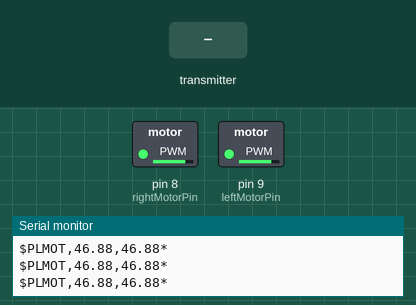
This sketch was run on a simulated Arduino Mega 2560, built with avr-gcc and run on an emulated ATmega2560. Shown: switched loads named in the sketch (green lamp = pin HIGH), the last lines printed to the serial monitor. The test bench sets the inputs (shaded band).

Above: at 1.2 s.
1.3 s: the transmitter starts sending readChannel.5 = 2000
At 2.5 s:
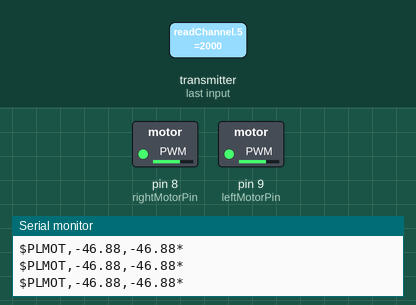
2.8 s: the transmitter starts sending readChannel.0 = 1000
At 3.9 s:
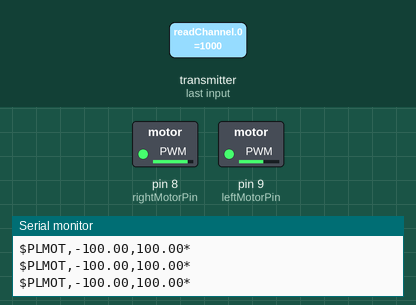
4.3 s: the transmitter starts sending readChannel.0 = 2000
At 5.0 s:
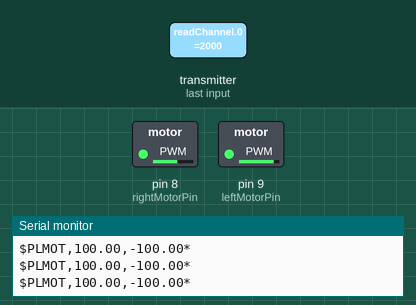
5.8 s: the transmitter starts sending readChannel.0 = 1500
At 6.1 s:
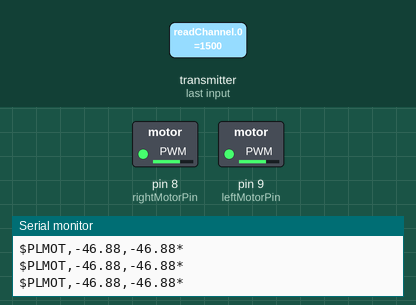
7.3 s: the transmitter starts sending readChannel.2 = 2000
At 8.5 s:
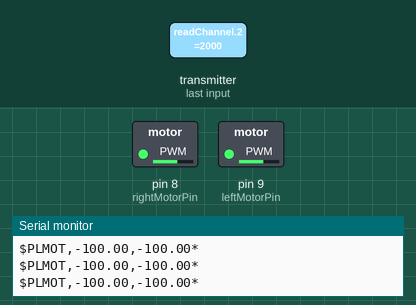
10.3 s: the transmitter starts sending readChannel.3 = 1000
At 10.7 s:
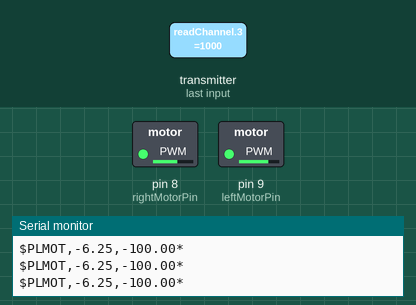
Timing chart, 0 to 13.3 s (numbered marks = the images above; inputs shaded):
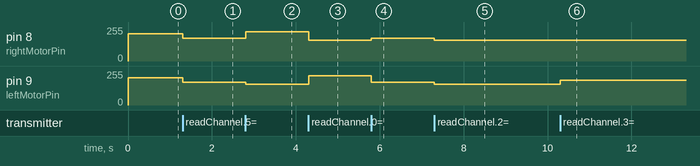

The sketch:

mini_frontseat.ino
```cpp
#include <IBusBM.h>

/*----------------------------------------------*/
//If true writes thrust commands to specified LED pins
//If false writes thrust commands to specified motor controller pins
bool TEST_MODE = false;
//If true sends data output to Serial port for use with Python real-time plotting scripts
bool DEBUG_MODE = false;
//Values to plot in Python, valid options are "euler","accelerometer","gyroscope","magnetometer"
char debug_type[] = "euler";

const int rightMotorPin = 8;
const int leftMotorPin = 9;

const int rightForwardLED = 10;
const int leftForwardLED = 11;
const int rightBackwardLED = 12;
const int leftBackwardLED = 13;

//Serial port assignments
IBusBM ibusRC; // object set up for the rc channel, requires IBusBM.h library
HardwareSerial& ibusRCSerial = Serial2;  //RC receiver
HardwareSerial& debug = Serial;   //comms with navigation RPi/MOOS-IvP

#define FILTER_UPDATE_RATE_HZ 50
#define PRINT_EVERY_N_UPDATES 5

uint32_t timestamp;
const byte numChars = 32;
char receivedChars[numChars];
char tempChars[numChars];
char nmeaHeader[numChars] = {0};
float thrustLeft = 0.0;
float thrustRight = 0.0;
int curLeft = 188.0;
int curRight = 188.0;
float leftSend = 0.0;
float rightSend = 0.0;
boolean newData = false;

const float THROTTLE_ZERO_THRESHOLD = 5;
int LIMIT = 32; //this is the PWM step limit, must be <= 65
//forward PWM values are 191-254 (63 steps), and then limited to 191 + LIMIT
//backward PWM values are 120-185 (65 steps), and then limited to 185 - LIMIT
const float STILL = 188;
const float MIN_THROTTLE = 1;
const float LEFT_FORWARD_MIN = STILL + MIN_THROTTLE;
const float LEFT_BACKWARD_MIN = STILL - MIN_THROTTLE;
const float RIGHT_FORWARD_MIN = LEFT_FORWARD_MIN;
const float RIGHT_BACKWARD_MIN = LEFT_BACKWARD_MIN;
const float LEFT_FORWARD_MAX = LEFT_FORWARD_MIN + LIMIT;
const float LEFT_BACKWARD_MAX = LEFT_BACKWARD_MIN - LIMIT;
const float RIGHT_FORWARD_MAX = RIGHT_FORWARD_MIN + LIMIT;
const float RIGHT_BACKWARD_MAX = LEFT_BACKWARD_MIN - LIMIT;
const float TURN_SPEED = 10;

//RC variables
int rotateCH = 0;
int rotateVal = 0;

int throttleCH = 2;
int throttleVal = 0;

int turnCH = 3;
int turnVal = 0;

int manualCH = 4;
bool MANUAL;

int drivemodeCH = 5;
bool BACKWARD;

int turnMax = 30;
int turnLeft;
int turnRight;
int throttleMap;

/*
 * setup
 * Description: Setup function that runs on the boot of the arduino board
 * Function initializes serial communication, motor pins, and serial reciever for rc controller
 * Pin Setup:
 *  Right Motor: 8
 *  Left Motor: 9
 * Input: Void
 * Output: Void
 */
void setup(void)
{
  /*------Setup for RC control--------*/
  ibusRC.begin(ibusRCSerial);

  /*------Setup motor pins--------*/
  if (!TEST_MODE) {
    pinMode(rightMotorPin, OUTPUT);
    pinMode(leftMotorPin, OUTPUT);
    analogWrite(rightMotorPin, STILL);
    analogWrite(leftMotorPin, STILL);
  }

  /*------Setup test LED pins--------*/
  if (TEST_MODE) {
    pinMode(rightForwardLED, OUTPUT);
    pinMode(leftForwardLED, OUTPUT);
    pinMode(rightBackwardLED, OUTPUT);
    pinMode(leftBackwardLED, OUTPUT);
    digitalWrite(rightForwardLED, LOW);
    digitalWrite(leftForwardLED, LOW);
    digitalWrite(rightBackwardLED, LOW);
    digitalWrite(leftBackwardLED, LOW);
  }

  /*------Setup for front seat comms--------*/
  debug.begin(115200);
  while (!debug) {
    delay(1);
  }

}

// NMEA strings for formatting messages to send over serial
const String PREFIX    = "PL";   // Device prefix: PL = PEARL
const String ID_MOTOR  = "MOT";  // Sentence ID for notifying MOOS-IvP of current motor commands

/*
 * loop:
 * Description: Active loop function for arduino, continuously runs after setup function.
 * Loop function ingests RC inputs, then sets the pin values to set values to the motors
 * Lastly, the loop prints every N updates to the serial output which can be used for debugging.
 * Inputs: void
 * Outputs: void
 */
void loop(void)
{
  static uint8_t counter = 0;


  /*--------Handle manual control inputs from RC--------*/
  handleRC();
  /*--------Convert back to thrust percentage for report to MOOS-IvP--------*/
  reportThrust();     // if TEST_MODE is true then also commands LED brightness


  // only send data to serial port once in a while
  if (counter++ <= PRINT_EVERY_N_UPDATES) {
    return;
  }
  // reset the counter
  counter = 0;

  /*--------Generate NMEA strings for MOOS-IvP--------*/

  //Last motor commands NMEA string
  String PAYLOAD_MOTOR = String(leftSend) + "," + String(rightSend);
  String NMEA_MOTOR = generateNMEAString(PAYLOAD_MOTOR, PREFIX, ID_MOTOR);

  debug.println(NMEA_MOTOR);
}

/*
 * generateNMEAString:
 * Description: Simple function to generate string with prefix, id, and payload in accordance to NMEA standards
 * Inputs:
 *  @tparam payload : the relevant data
 *  @tparam prefix : the relevant nmea String prefix, can be set in gloabal
 *  @tparam id  : the Nmea string id for the given data
 * Output:
 *  @tparam nmeastr: nmea string following standards
 */
String generateNMEAString(String payload, String prefix, String id) {
  String nmea = "";
  nmea = prefix + id + "," + payload;
  return "$" + nmea + "*";    // Prefixed with $
}

// simple function map floats
float mapFloat(float x, float in_min, float in_max, float out_min, float out_max) {
  // Re-maps a float number from one range to another.
  // That is, a value of fromLow would get mapped to toLow, a value of fromHigh to toHigh, values in-between to values in-between, etc.
  return (x - in_min) * (out_max - out_min) / (in_max - in_min) + out_min;
}

/*
 * handleRC:
 * Description: Function designed to read data from rc controller, then calculates the correct thrust values according to the given sticks
 * NOTE: Unlike other iterations of this funciton, handle RC always is in manual mode.
 * Input: void
 * Output: void
 */
void handleRC(void) {
  BACKWARD = readSwitch(drivemodeCH, false);

  rotateVal = readChannel(rotateCH, -100, 100, 0);
  throttleVal = readChannel(throttleCH, -100, 100, 0);

  /*--------Handle turn commands--------*/
  turnVal = readChannel(turnCH, -100, 100, 0);
  if (turnVal > 0) {
    turnRight = map(turnVal, 1, 100, 0, turnMax);
    turnLeft = 0;
  }
  else if (turnVal < 0) {
    turnRight = 0;
    turnLeft = map(turnVal, -1, -100, 0, turnMax);
  }
  else {
    turnRight = 0;
    turnLeft = 0;
  }
  /*-------- Calculate correct thrust values with turn and forward ---------*/
  if (rotateVal > 0) {
    // Rotate one dir (Map will put the values in range of the max and min values for thrust)
    curLeft = map(rotateVal, 1, 100, LEFT_FORWARD_MIN, LEFT_FORWARD_MAX);
    curRight = map(rotateVal, 1, 100, RIGHT_BACKWARD_MIN, RIGHT_BACKWARD_MAX);
  }
  else if (rotateVal < 0) {
    // Rotate other dir
    curLeft = map(rotateVal, -1, -100, LEFT_BACKWARD_MIN, LEFT_BACKWARD_MAX);
    curRight = map(rotateVal, -1, -100, RIGHT_FORWARD_MIN, RIGHT_FORWARD_MAX);
  }
  else {
    // Adjust for both turn and thrust
    if (!BACKWARD) {
      throttleMap = map(throttleVal, -95, 100, LEFT_FORWARD_MIN, LEFT_FORWARD_MAX);
      if (throttleMap >= LEFT_FORWARD_MIN) {
        curLeft = throttleMap - turnLeft;
        curRight = throttleMap - turnRight;
      }
      else {
        curLeft = STILL;
        curRight = STILL;
      }
    }
    // Reverse case for backwards
    else if (BACKWARD) {
      throttleMap = map(throttleVal, -95, 100, LEFT_BACKWARD_MIN, LEFT_BACKWARD_MAX);
      if (throttleMap <= LEFT_BACKWARD_MIN) {
        curLeft = throttleMap + turnLeft;
        curRight = throttleMap + turnRight;
      }
      else {
        curLeft = STILL;
        curRight = STILL;
      }
    }
  }
  //Only write actual values to motors in pwm mode if we are not testing (Else these values will just be pinout to leds)
  if (!TEST_MODE) {
    analogWrite(leftMotorPin, curLeft);
    analogWrite(rightMotorPin, curRight);
  }
}

// Basic function to read channel from the RC
int readChannel(byte channelInput, int minLimit, int maxLimit, int defaultValue) {
  // Read the number of a given channel and convert to the range provided.
  // If the channel is off, return the default value
  uint16_t ch = ibusRC.readChannel(channelInput);
  if (ch < 100) return defaultValue;
  return map(ch, 1000, 2000, minLimit, maxLimit);
}

// Basic function to read switch from RC
bool readSwitch(byte channelInput, bool defaultValue) {
  // Read the channel and return a boolean value
  int intDefaultValue = (defaultValue) ? 100 : 0;
  int ch = readChannel(channelInput, 0, 100, intDefaultValue);
  return (ch > 50);
}

/*
 * sendToPython:
 * Description: function to output data to debug serial (the debug serial will be the one which you can view directly from the connected computer)
 * Inputs:
 *  @param x, y, z : first, second, and third byte respectively
 * Outputs: void
 */
void sendToPython(float* x, float* y, float* z) {
  byte* byteX  = (byte*)(x);
  byte* byteY  = (byte*)(y);
  byte* byteZ  = (byte*)(z);
  debug.write(byteX, 4);
  debug.write(byteY, 4);
  debug.write(byteZ, 4);
}

/*
 * reportThrust:
 * Description: Given calculated thrust values curleft and curright, in debug mode, these values will be used to calculate the
 *  display values for test mode. The left send and right send values calculated in this function will be used in the debug string
 *  sent over serial. It remaps the float curleft and currights to 0-100 values or -100-0 values if going backwards
 *  NOTE: This function is specifically designed for debugging, not for acually sending data to pearl
 *  Inputs: void
 *  Outputs: void
 */
void reportThrust(void) {
  if (curLeft > 190) {
    leftSend = mapFloat(float(curLeft), LEFT_FORWARD_MIN, LEFT_FORWARD_MAX, 0.0, 100.0);
    if (TEST_MODE) {
      analogWrite(leftForwardLED, map(curLeft, LEFT_FORWARD_MIN, LEFT_FORWARD_MAX, 0, 255));
      analogWrite(leftBackwardLED, 0);
    }
  }
  else if (curLeft < 186) {
    leftSend = mapFloat(float(curLeft), LEFT_BACKWARD_MAX, LEFT_BACKWARD_MIN, -100.0, 0.0);
    if (TEST_MODE) {
      analogWrite(leftBackwardLED, map(curLeft, LEFT_BACKWARD_MIN, LEFT_BACKWARD_MAX, 0, 255));
      analogWrite(leftForwardLED, 0);
    }
  }
  else {
    leftSend = 0.0;
    if (TEST_MODE) {
      analogWrite(leftForwardLED, 0);
      analogWrite(leftBackwardLED, 0);
    }
  }
  // Map right thrust value to PWM
  if (curRight > 190) {
    rightSend = mapFloat(float(curRight), RIGHT_FORWARD_MIN, RIGHT_FORWARD_MAX, 0.0, 100.0);
    if (TEST_MODE) {
      analogWrite(rightForwardLED, map(curRight, RIGHT_FORWARD_MIN, RIGHT_FORWARD_MAX, 0, 255));
      analogWrite(rightBackwardLED, 0);
    }
  }
  else if (curRight < 186) {
    rightSend = mapFloat(float(curRight), RIGHT_BACKWARD_MAX, RIGHT_BACKWARD_MIN, -100.0, 0.0);
    if (TEST_MODE) {
      analogWrite(rightBackwardLED, map(curRight, RIGHT_BACKWARD_MIN, RIGHT_BACKWARD_MAX, 0, 255));
      analogWrite(rightForwardLED, 0);
    }
  }
  else {
    rightSend = 0.0;
    if (TEST_MODE) {
      analogWrite(rightForwardLED, 0);
      analogWrite(rightBackwardLED, 0);
    }
  }
}
```

Measured:
- after the input at 1.3 s, pin 8 (rightMotorPin), pin 9 (leftMotorPin): 204/255 → 172/255 at once
- after the input at 2.8 s, pin 8 (rightMotorPin): 172/255 → 221/255 at once; pin 9 (leftMotorPin): 172/255 → 155/255 at once
- after the input at 4.3 s, pin 8 (rightMotorPin): 221/255 → 155/255 at once; pin 9 (leftMotorPin): 155/255 → 221/255 at once
- after the input at 5.8 s, pin 8 (rightMotorPin): 155/255 → 172/255 at once; pin 9 (leftMotorPin): 221/255 → 172/255 at once
- after the input at 7.3 s, pin 8 (rightMotorPin), pin 9 (leftMotorPin): 172/255 → 155/255 at once
- after the input at 10.3 s, pin 9 (leftMotorPin): 155/255 → 185/255 at once
